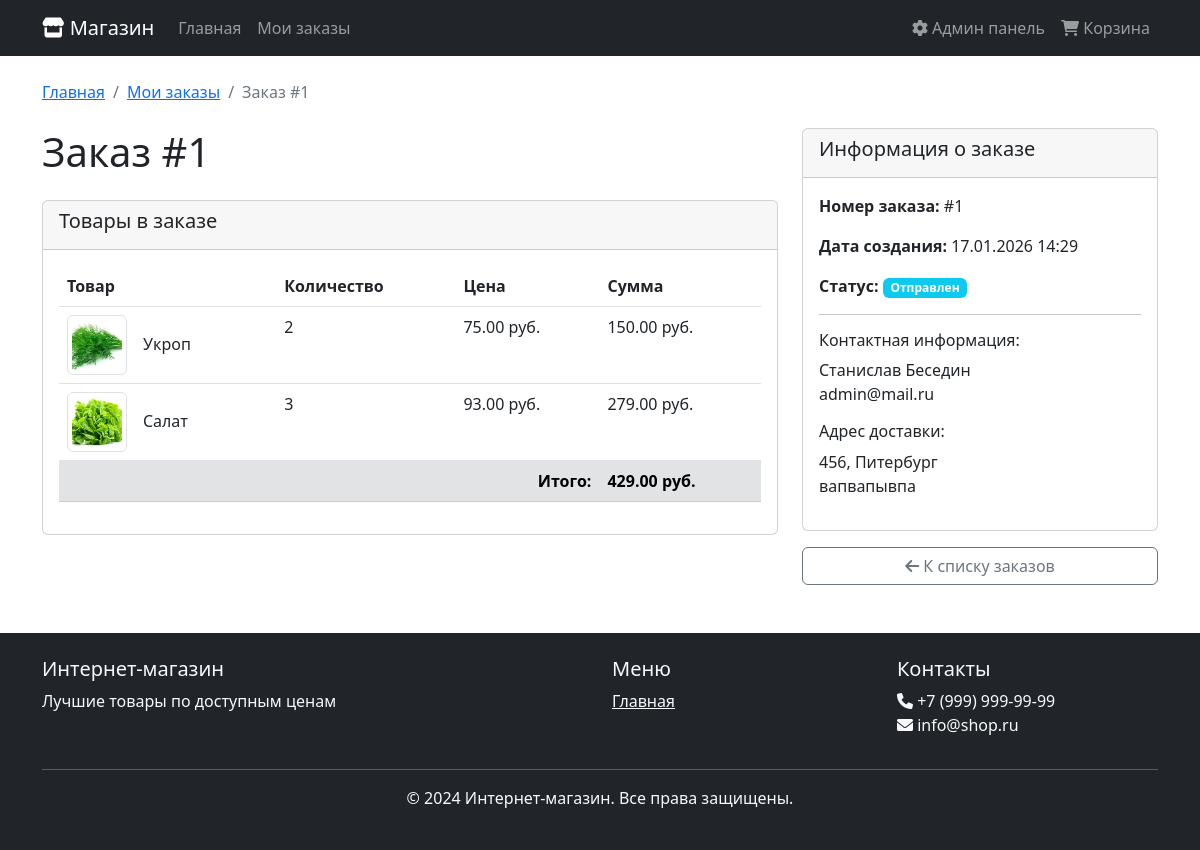
/orders/detail/1/ (signed in), run on the app's committed database.
### orders/models.py (models this page shows, shortened)
class Order(models.Model):
    STATUS_CHOICES = [
        ('pending', 'Ожидает обработки'),
        ('processing', 'В обработке'),
        ('shipped', 'Отправлен'),
        ('delivered', 'Доставлен'),
        ('cancelled', 'Отменен'),
    ]
    user = models.ForeignKey(
        User,
        on_delete=models.SET_NULL,
        null=True,
        blank=True,
        verbose_name='Пользователь'
    )
    first_name = models.CharField(max_length=50, verbose_name='Имя')
    last_name = models.CharField(max_length=50, verbose_name='Фамилия')
    email = models.EmailField(verbose_name='Email')
    phone = models.CharField(verbose_name='Email', null=True)
    address = models.CharField(max_length=250, verbose_name='Адрес')
    postal_code = models.CharField(max_length=20, verbose_name='Почтовый индекс')
    city = models.CharField(max_length=100, verbose_name='Город')
    created = models.DateTimeField(auto_now_add=True, verbose_name='Создан')
    updated = models.DateTimeField(auto_now=True, verbose_name='Обновлен')
    status = models.CharField(max_length=20, choices=STATUS_CHOICES, default='pending', verbose_name='Статус')
    class Meta:
        verbose_name = 'Заказ'
        verbose_name_plural = 'Заказы'
        ordering = ['-created']
    def get_total_cost(self):
        return sum(item.get_cost() for item in self.items.all())

class OrderItem(models.Model):
    order = models.ForeignKey(Order, related_name='items', on_delete=models.CASCADE)
    product = models.ForeignKey(Product, on_delete=models.CASCADE)
    price = models.DecimalField(max_digits=10, decimal_places=2)
    quantity = models.PositiveIntegerField(default=1)
    class Meta:
        verbose_name = 'Элемент заказа'
        verbose_name_plural = 'Элементы заказа'
    def get_cost(self):
        return self.price * self.quantity

### products/models.py (models this page shows, shortened)
class Product(models.Model):
    name = models.CharField(max_length=200, verbose_name='Название')
    slug = models.SlugField(max_length=200, unique=True, verbose_name='URL')
    description = models.TextField(verbose_name='Описание')
    price = models.DecimalField(max_digits=10, decimal_places=2, verbose_name='Цена')
    image = models.ImageField(upload_to='products/%Y/%m/%d/', verbose_name='Изображение')
    is_available = models.BooleanField(default=True, verbose_name='Доступен')
    created_at = models.DateTimeField(auto_now_add=True, verbose_name='Создан')
    updated_at = models.DateTimeField(auto_now=True, verbose_name='Обновлен')
    class Meta:
        verbose_name = 'Товар'
        verbose_name_plural = 'Товары'
        ordering = ['-created_at']

### orders/views.py (the view)
# urls.py: path('detail/<int:order_id>/', views.order_detail, name='order_detail'),
def order_detail(request, order_id):
    order = get_object_or_404(Order, id=order_id)
    if not request.user.is_authenticated or (order.user != request.user and not request.user.is_staff):
        messages.error(request, 'У вас нет доступа к этому заказу.')
        return redirect('orders:order_list')
    context = {
        'order': order,
    }
    return render(request, 'orders/detail.html', context)

### templates/orders/detail.html (shortened to what this page needs)
{% extends 'base.html' %}
{% block content %}
<nav aria-label="breadcrumb" class="mb-4">
    <ol class="breadcrumb">
        <li class="breadcrumb-item"><a href="{% url 'products:home' %}">Главная</a></li>
        <li class="breadcrumb-item"><a href="{% url 'orders:order_list' %}">Мои заказы</a></li>
        <li class="breadcrumb-item active">Заказ #{{ order.id }}</li>
    </ol>
</nav>
<div class="row">
    <div class="col-md-8">
        <h1 class="mb-4">Заказ #{{ order.id }}</h1>
        <div class="card mb-4">
            <div class="card-header">
                <h5>Товары в заказе</h5>
            </div>
            <div class="card-body">
                <div class="table-responsive">
                    <table class="table">
                        <thead>
                            <tr>
                                <th>Товар</th>
                                <th>Количество</th>
                                <th>Цена</th>
                                <th>Сумма</th>
                            </tr>
                        </thead>
                        <tbody>
                            {% for item in order.items.all %}
                            <tr>
                                <td>
                                    <div class="d-flex align-items-center">
                                        {% if item.product.image %}
                                        <img src="{{ item.product.image.url }}" alt="{{ item.product.name }}"
                                             class="img-thumbnail me-3" style="width: 60px; height: 60px; object-fit: cover;">
                                        {% endif %}
                                        <div>
                                            <h6 class="mb-0">{{ item.product.name }}</h6>
                                        </div>
                                    </div>
                                </td>
                                <td>{{ item.quantity }}</td>
                                <td>{{ item.price }} руб.</td>
                                <td>{{ item.get_cost }} руб.</td>
                            </tr>
                            {% endfor %}
                        </tbody>
                        <tfoot class="table-secondary">
                            <tr>
                                <td colspan="3" class="text-end"><strong>Итого:</strong></td>
                                <td><strong>{{ order.get_total_cost }} руб.</strong></td>
                            </tr>
                        </tfoot>
                    </table>
                </div>
            </div>
        </div>
    </div>
    <div class="col-md-4">
        <div class="card">
            <div class="card-header">
                <h5>Информация о заказе</h5>
            </div>
            <div class="card-body">
                <p><strong>Номер заказа:</strong> #{{ order.id }}</p>
                <p><strong>Дата создания:</strong> {{ order.created|date:"d.m.Y H:i" }}</p>
                <p><strong>Статус:</strong>
                    <span class="badge
                        {% if order.status == 'delivered' %}bg-success
                        {% elif order.status == 'cancelled' %}bg-danger
                        {% elif order.status == 'processing' %}bg-warning
                        {% else %}bg-info{% endif %}">
                        {{ order.get_status_display }}
                    </span>
                </p>
                <hr>
                <h6>Контактная информация:</h6>
                <p>{{ order.first_name }} {{ order.last_name }}<br>
                {{ order.email }}</p>
                <h6>Адрес доставки:</h6>
                <p>{{ order.postal_code }}, {{ order.city }}<br>
                {{ order.address }}</p>
            </div>
        </div>
        <div class="mt-3">
            <a href="{% url 'orders:order_list' %}" class="btn btn-outline-secondary w-100">
                <i class="fas fa-arrow-left"></i> К списку заказов
            </a>
        </div>
    </div>
</div>
{% endblock %}

### data on the page
Order: id "1", get_total_cost "429.00", created "17.01.2026 14:29", status "Отправлен", first_name "Станислав", last_name "Беседин", email "admin@mail.ru", postal_code "456", city "Питербург", address "вапвапывпа"
OrderItem: product.image (picture), product.name "Укроп", quantity "2", price "75.00", get_cost "150.00"
OrderItem: product.image (picture), product.name "Салат", quantity "3", price "93.00", get_cost "279.00"
